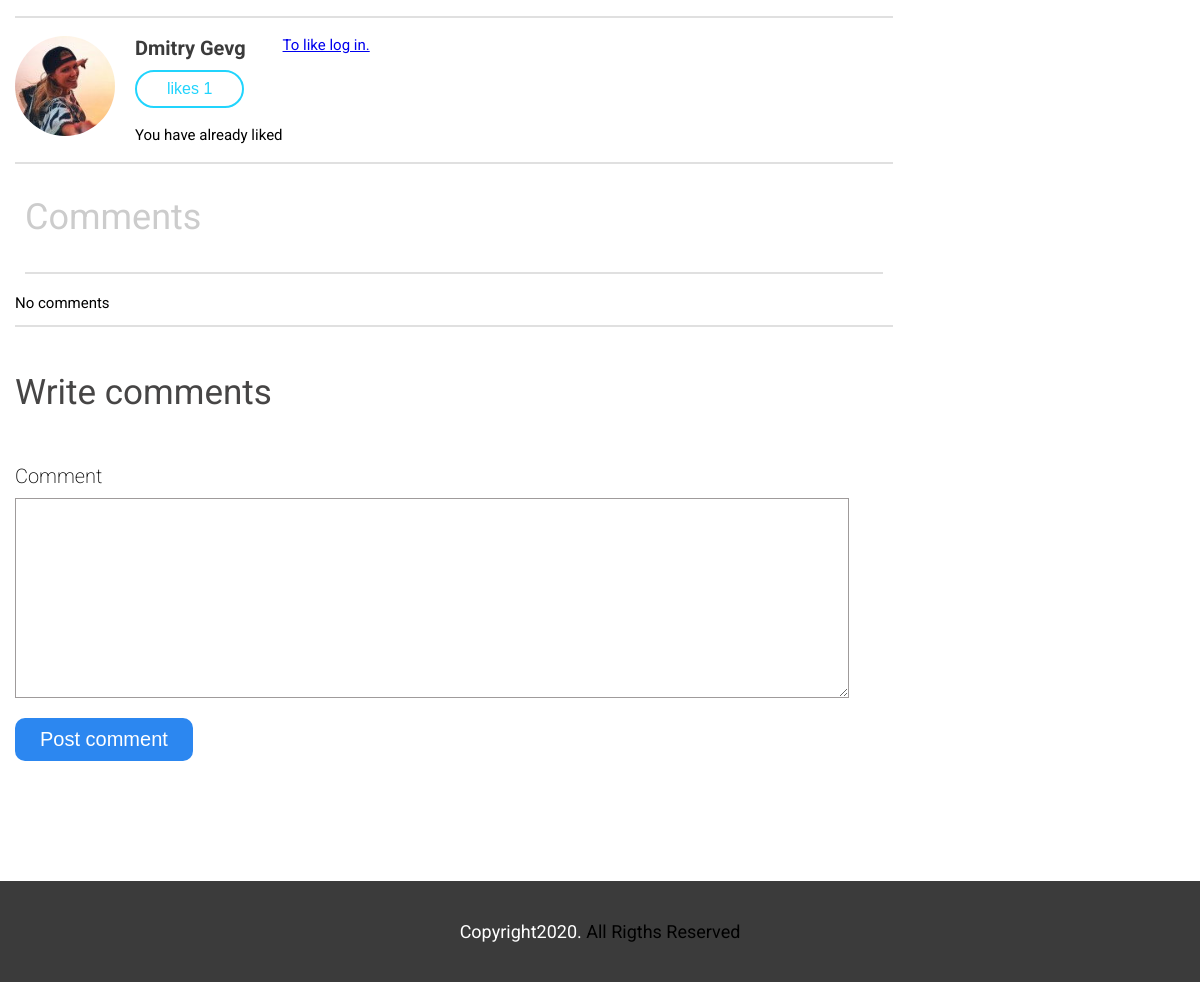
The app's page /cabinet/singlpost/2/ (lower part), older data.
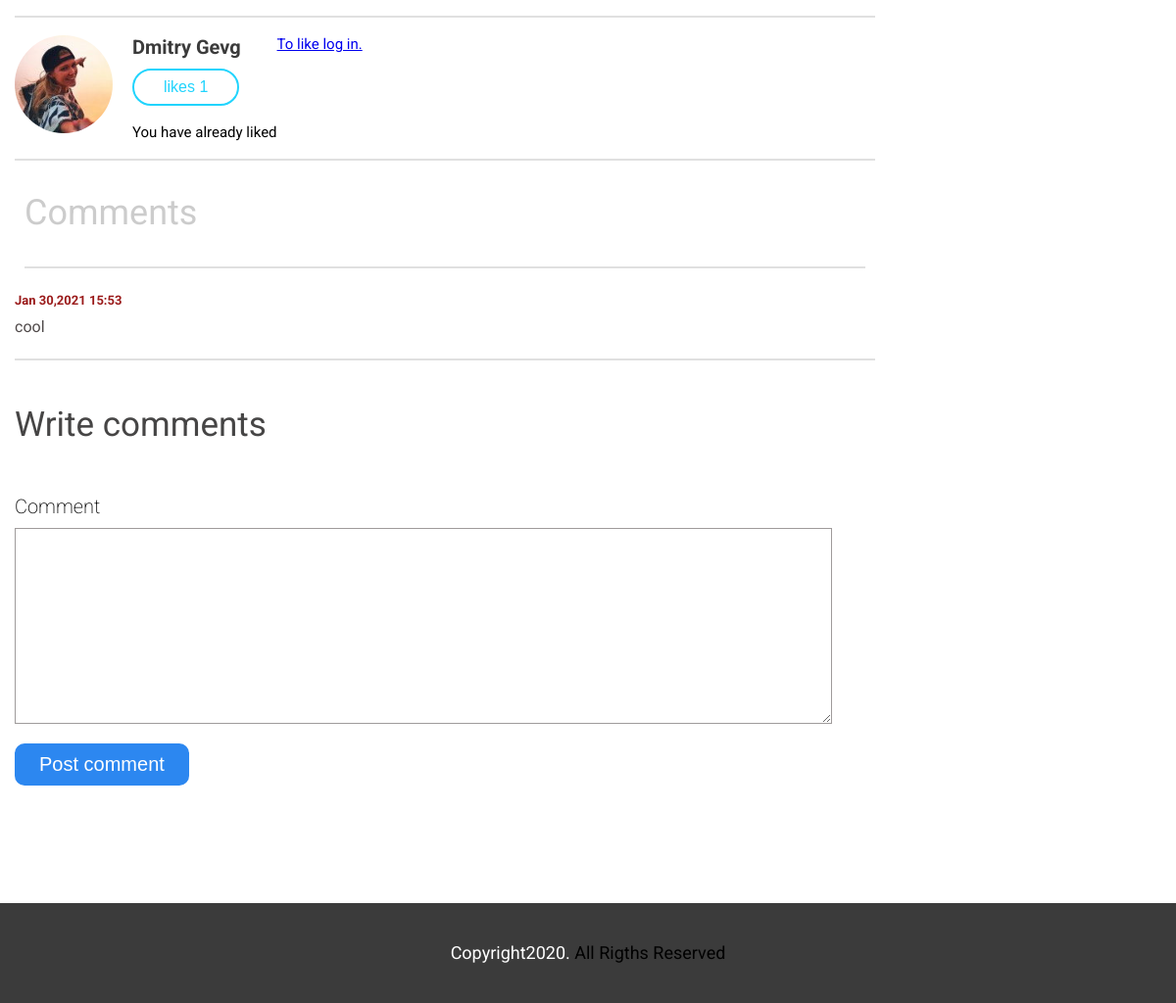
The same page, newer data.
### personalcabinet/models.py (models this page shows)
class Comment(models.Model):
    author = models.ForeignKey(User, on_delete=models.CASCADE)
    text = models.TextField()
    date_created = models.DateTimeField(auto_now=True, db_index=True)
    post = models.ForeignKey(Post, on_delete=models.CASCADE)

### personalcabinet/views.py (the view, shortened to what this page needs)
# urls.py: path('singlpost/<int:post_id>/', single_post, name='single_post'),
def single_post(request, post_id):
    post = Post.objects.get(pk=post_id)
    comments = Comment.objects.filter(post=post_id)
    context = {
        'post': post,
        'comments': comments,
        'user': ''
    }
    return render(request, 'singlepost.html', context)

### templates/singlepost.html (shortened to what this page needs)
{% extends 'layout/base.html' %}
{% load static %}
{% block content %}
    <div class="singpost">
        <div class="container">
            <div class="singpost__inner">
                <div class="singpost__author">
                    <div class="singpost__author-photo">
                        <img src="{% static 'img/posts/authorphoto.jpg' %}" alt="" class="singpost__author-img">
                    </div>
                    <div class="singpost__author-content">
                        <div class="singpost__author-name">{{ post.author.first_name }} {{ post.author.last_name }}</div>
                        <div>
                            <form method="post" action="">
                                <button type="submit" class="singpost__author-subscribe" id="button">
                                    likes
                                    1
                                </button>
                            </form>
                            <br>
                            <a>You have already liked</a>
                        </div>
                    </div>
                    <br>
                    <a href="#" class="stat__like">To like log in.</a>
                </div>
                <div class="comments">
                    <div class="comments__title">Comments</div>
                    <div class="comments__content">
                        {% if comments %}
                            {% for comment in comments %}
                                <div class="comments__item">
                                    <div class="comments__info">
                                        <div class="commemts__date">{{ comment.date_created |date:"M d,Y H:i" }}</div>
                                        <div class="comments__text">
                                            {{ comment.text }}
                                        </div>
                                    </div>
                                </div>
                            {% endfor %}
                        {% else %}
                            <div class="comments__item">
                                <div class="comments__info">
                                    No comments
                                </div>
                            </div>
                        {% endif %}
                    </div>
                    <form method="post" action="{% url 'create_comment' post.pk %}" class="comments__post">
                        <div class="comments__post-title">Write comments</div>
                        <div class="comments__post-redactor">
                            <div class="comments__post-text">
                                <label for="text" class="label__text">Comment</label>
                                <textarea name="text" id="text" class="comment__post-tex"></textarea>
                            </div>
                            <div class="comments__post-btn">
                                <button type="submit" class="comments__btn">Post comment</button>
                            </div>
                        </div>
                    </form>
                </div>
            </div>
        </div>
    </div>
{% endblock %}

Row changes from the older to the newer data that the page shows:
added Comment: date_created "Jan 30,2021 15:53", text "cool"
Text that changed along with them:
text no longer shown: "No comments"
